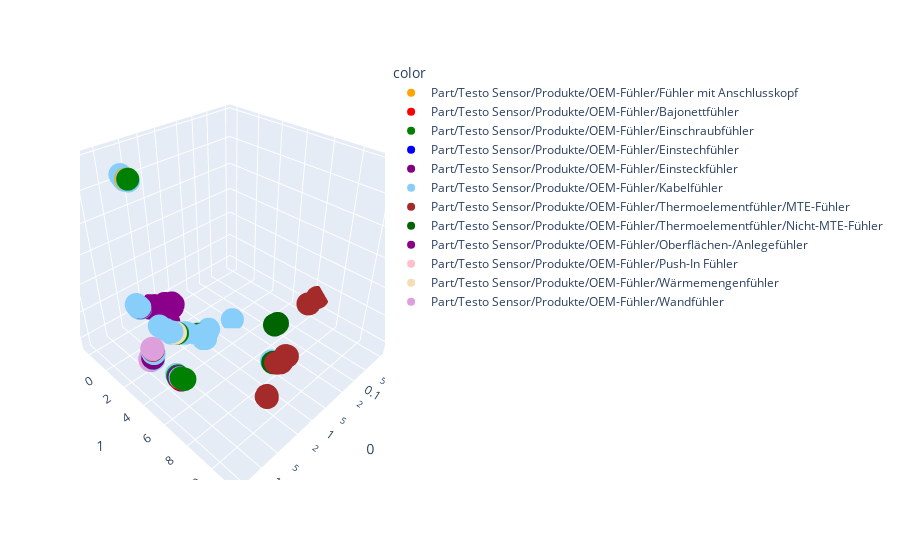
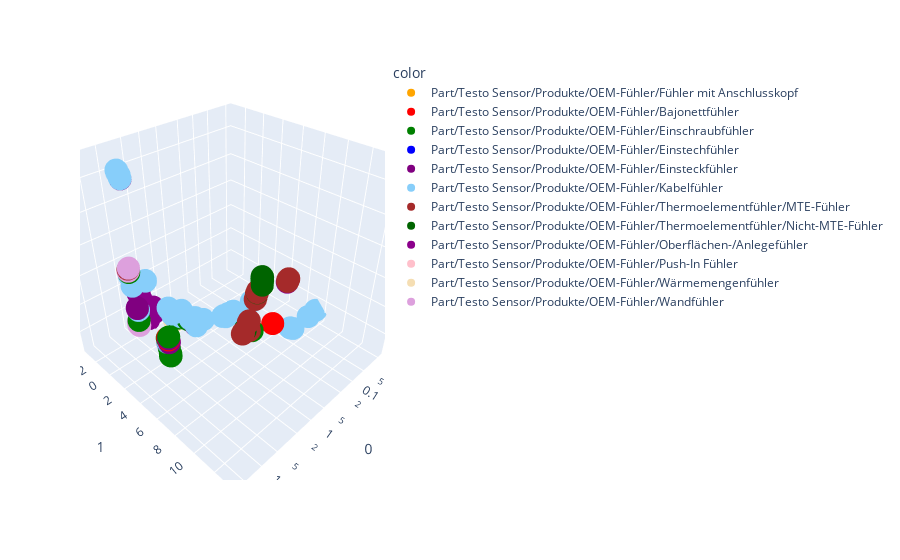
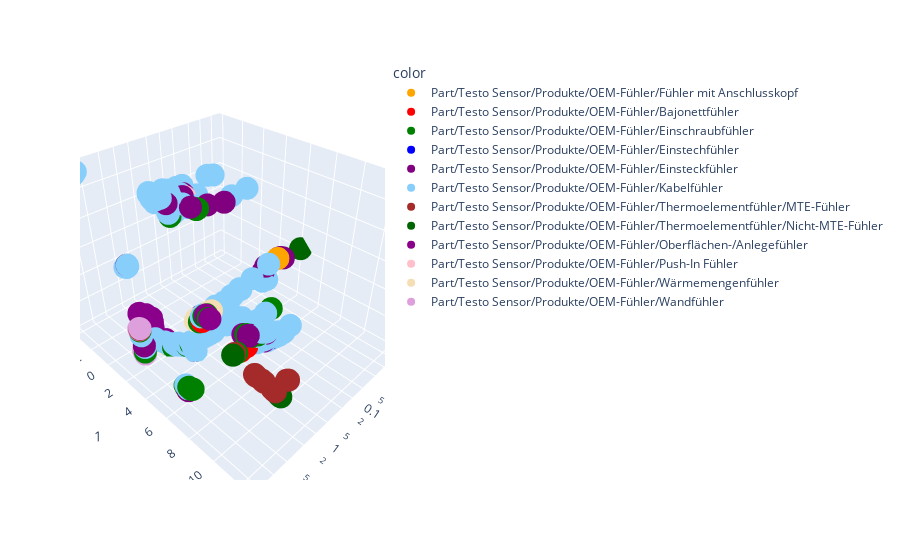

The notebook cell these images were saved under, in order:
### Code cell
for i in range(3):
    embedding = reducer.fit_transform(scaled_data)
    
    fig = px.scatter_3d(embedding, x=0, y=1, z=2, color=preprocessed_data_Y, color_discrete_sequence=[ "orange", "red", "green", "blue", "purple","lightskyblue", "brown", "darkgreen","darkmagenta","pink", "wheat","plum"  ], log_x= True)
    fig.show()

### Figure 1 — Plotly figure (JSON) as saved in the notebook; plotly's stock layout.template omitted (floating-point values rounded to 4 significant figures; data arrays with more than 128 entries replaced by an {"elided": "..."} marker saying what was removed)
{"data": [{"hovertemplate": "color=Part/Testo Sensor/Produkte/OEM-Fühler/Fühler mit Anschlusskopf<br>0=%{x}<br>1=%{y}<br>2=%{z}<extra></extra>", "legendgroup": "Part/Testo Sensor/Produkte/OEM-Fühler/Fühler mit Anschlusskopf", "marker": {"color": "orange", "symbol": "circle"}, "mode": "markers", "name": "Part/Testo Sensor/Produkte/OEM-Fühler/Fühler mit Anschlusskopf", "scene": "scene", "showlegend": true, "type": "scatter3d", "x": [-2.904, -2.179, 6.403, 6.421], "y": [3.46, 2.733, 0.9593, 0.9359], "z": [0.2769, 0.2917, 9.62, 9.661]}, {"hovertemplate": "color=Part/Testo Sensor/Produkte/OEM-Fühler/Bajonettfühler<br>0=%{x}<br>1=%{y}<br>2=%{z}<extra></extra>", "legendgroup": "Part/Testo Sensor/Produkte/OEM-Fühler/Bajonettfühler", "marker": {"color": "red", "symbol": "circle"}, "mode": "markers", "name": "Part/Testo Sensor/Produkte/OEM-Fühler/Bajonettfühler", "scene": "scene", "showlegend": true, "type": "scatter3d", "x": [19.74, 19.81, 19.74, -0.3289, -0.7094, -1.209, 19.73], "y": [6.968, 6.933, 7.053, 6.265, 6.509, 3.225, 6.989], "z": [1.063, 1.109, 1.089, -1.496, -1.749, -0.3078, 1.053]}, {"hovertemplate": "color=Part/Testo Sensor/Produkte/OEM-Fühler/Einschraubfühler<br>0=%{x}<br>1=%{y}<br>2=%{z}<extra></extra>", "legendgroup": "Part/Testo Sensor/Produkte/OEM-Fühler/Einschraubfühler", "marker": {"color": "green", "symbol": "circle"}, "mode": "markers", "name": "Part/Testo Sensor/Produkte/OEM-Fühler/Einschraubfühler", "scene": "scene", "showlegend": true, "type": "scatter3d", "x": [-4.442, -4.453, -2.871, -2.045, -2.856, 1.811, 19.98, 1.897, 20.36, -4.496, -4.497, -4.569, -4.535, -4.529, -2.278, -2.229, 19.98, 20.02, 20.03, 20.1, 20.01, 20.01, -2.163, -2.228, 20.04, -4.013, 19.99, 19.68, 19.77, 21.58, -1.793, -1.026, -0.1506, -3.187, -3.243, -3.278, 6.269, -2.142, -0.819, 1.063, 0.9075, 19.94, -0.7681, -3.586, -0.887], "y": [4.445, 4.422, 3.459, 2.714, 3.563, 1.078, 7.144, 0.891, 4.833, 4.474, 4.538, 4.558, 4.366, 4.441, 2.772, 2.697, 7.346, 7.373, 7.398, 7.465, 7.364, 7.376, 2.696, 2.684, 7.428, 4.456, 7.37, 7.072, 6.88, 4.747, 4.807, 3.174, 6.307, 2.047, 2.119, 2.161, 1.064, 1.594, 6.727, 1.992, 2.181, 6.853, 6.955, 5.278, 6.753], "z": [1.583, 1.611, 0.3162, 0.5157, -0.06175, -2.403, 1.26, -2.436, 1.749, 1.622, 1.716, 1.676, 1.529, 1.561, 0.4462, 0.3548, 1.301, 1.336, 1.348, 1.417, 1.326, 1.331, 0.3523, 0.3752, 1.367, 1.358, 1.315, 1.031, 1.063, 0.9682, -2.41, -0.3404, -1.286, 5.125, 5.012, 4.994, 9.674, 5.567, -1.747, -2.556, -2.599, 1.193, -2.189, 1.236, -1.979]}, {"hovertemplate": "color=Part/Testo Sensor/Produkte/OEM-Fühler/Einstechfühler<br>0=%{x}<br>1=%{y}<br>2=%{z}<extra></extra>", "legendgroup": "Part/Testo Sensor/Produkte/OEM-Fühler/Einstechfühler", "marker": {"color": "blue", "symbol": "circle"}, "mode": "markers", "name": "Part/Testo Sensor/Produkte/OEM-Fühler/Einstechfühler", "scene": "scene", "showlegend": true, "type": "scatter3d", "x": [-2.19], "y": [2.696], "z": [0.3504]}, {"hovertemplate": "color=Part/Testo Sensor/Produkte/OEM-Fühler/Einsteckfühler<br>0=%{x}<br>1=%{y}<br>2=%{z}<extra></extra>", "legendgroup": "Part/Testo Sensor/Produkte/OEM-Fühler/Einsteckfühler", "marker": {"color": "purple", "symbol": "circle"}, "mode": "markers", "name": "Part/Testo Sensor/Produkte/OEM-Fühler/Einsteckfühler", "scene": "scene", "showlegend": true, "type": "scatter3d", "x": [19.7, -5.598, 19.87, 19.92, -2.487, -2.414, -2.264, -2.615, -2.221, -2.113, -2.075, -2.373, -3.429, -3.013, -4.465, -4.453, -4.467, -3.783, -3.849, -4.387, 19.69, -4.557, -0.8284, -0.7964, -0.8214, -4.619, -4.587, -4.613, -4.248, 19.88, -2.604, 19.89, -3.322, -2.132, -5.788, -5.75, -3.072, -5.765, -5.732, -5.731, -5.835, 21.18, 19.72, 21.14, -4.614, -3.182, -5.695, -5.789, 4.598], "y": [7.094, 4.773, 6.946, 6.829, 3.843, 4.014, 4.128, 3.83, 4.128, 4.086, 4.556, 4.038, 2.368, 1.671, 4.977, 4.98, 4.985, 5.318, 5.292, 4.933, 7.097, 4.564, 6.768, 6.733, 6.802, 4.678, 4.71, 4.705, 4.448, 6.923, 1.382, 6.876, 2.258, 2.644, 4.781, 4.746, 1.674, 4.756, 4.722, 4.728, 4.81, 4.87, 7.009, 4.903, 4.631, 2.014, 4.689, 4.759, -0.3352], "z": [1.05, 2.756, 1.136, 1.185, 0.03365, -0.04773, -0.1971, 0.1299, -0.2474, -0.4004, -0.265, -0.09062, 4.784, 6.237, 1.992, 2.042, 1.998, 1.413, 1.487, 2.039, 1.039, 1.657, -1.84, -1.789, -1.872, 1.715, 1.745, 1.746, 1.798, 1.169, 6.106, 1.166, 4.978, 0.4241, 2.767, 2.73, 6.108, 2.744, 2.708, 2.713, 2.807, 1.152, 1.051, 1.176, 1.681, 5.22, 2.672, 2.753, 0.02374]}, {"hovertemplate": "color=Part/Testo Sensor/Produkte/OEM-Fühler/Kabelfühler<br>0=%{x}<br>1=%{y}<br>2=%{z}<extra></extra>", "legendgroup": "Part/Testo Sensor/Produkte/OEM-Fühler/Kabelfühler", "marker": {"color": "lightskyblue", "symbol": "circle"}, "mode": "markers", "name": "Part/Testo Sensor/Produkte/OEM-Fühler/Kabelfühler", "scene": "scene", "showlegend": true, "type": "scatter3d", "x": {"elided": "389 float values"}, "y": {"elided": "389 float values"}, "z": {"elided": "389 float values"}}, {"hovertemplate": "color=Part/Testo Sensor/Produkte/OEM-Fühler/Thermoelementfühler/MTE-Fühler<br>0=%{x}<br>1=%{y}<br>2=%{z}<extra></extra>", "legendgroup": "Part/Testo Sensor/Produkte/OEM-Fühler/Thermoelementfühler/MTE-Fühler", "marker": {"color": "brown", "symbol": "circle"}, "mode": "markers", "name": "Part/Testo Sensor/Produkte/OEM-Fühler/Thermoelementfühler/MTE-Fühler", "scene": "scene", "showlegend": true, "type": "scatter3d", "x": [3.713, 3.715, 3.685, 3.677, 3.585, 3.588, 3.6, 3.176, 3.198, 3.755, 3.738, 3.592, 3.576, 3.723, 20.34, 3.541, 3.457, 0.03459, 0.02027, 3.063, 3.022, -0.0228, 3.544, 3.537, 3.556, 3.502, 3.525, 3.505, 3.525, 3.074, 3.05, 20.45, 0.03539, 3.508, 3.134, 3.594, 3.49, 3.753, 3.798, -2.14], "y": [10.36, 10.36, 10.34, 10.33, 11.13, 11.06, 11.07, 10.64, 10.66, 10.33, 10.38, 11.09, 11.1, 10.37, 4.847, 11.29, 11.38, 6.422, 6.379, 10.53, 10.49, 6.403, 11.29, 11.3, 11.29, 11.34, 11.31, 11.33, 11.33, 10.54, 10.51, 4.893, 6.369, 11.34, 10.6, 11.07, 11.32, 10.4, 10.42, 4.697], "z": [-0.09804, -0.1009, -0.1074, -0.07472, 2.963, 2.84, 2.905, 2.353, 2.379, -0.1382, -0.07841, 2.879, 2.91, -0.09835, 1.782, 3.481, 3.468, -1.043, -1.069, 2.237, 2.198, -1.113, 3.427, 3.486, 3.457, 3.452, 3.45, 3.439, 3.476, 2.247, 2.225, 1.708, -1.057, 3.48, 2.316, 2.863, 3.429, -0.1066, -0.1222, -0.1898]}, {"hovertemplate": "color=Part/Testo Sensor/Produkte/OEM-Fühler/Thermoelementfühler/Nicht-MTE-Fühler<br>0=%{x}<br>1=%{y}<br>2=%{z}<extra></extra>", "legendgroup": "Part/Testo Sensor/Produkte/OEM-Fühler/Thermoelementfühler/Nicht-MTE-Fühler", "marker": {"color": "darkgreen", "symbol": "circle"}, "mode": "markers", "name": "Part/Testo Sensor/Produkte/OEM-Fühler/Thermoelementfühler/Nicht-MTE-Fühler", "scene": "scene", "showlegend": true, "type": "scatter3d", "x": [-2.011, 0.2294, 3.044, 2.871, 2.869, 0.2185, 0.2075, 0.2288, 2.86, 2.835, 2.821, 2.869, 2.792, 2.835, 2.816, 2.84, 0.1971], "y": [4.213, 6.364, 10.51, 10.26, 10.26, 6.366, 6.382, 6.355, 10.25, 10.22, 10.21, 10.26, 10.18, 10.22, 10.2, 10.23, 6.365], "z": [-0.4149, -0.8037, 2.223, 1.981, 1.975, -0.8159, -0.8268, -0.802, 1.961, 1.964, 1.927, 1.978, 1.894, 1.939, 1.917, 1.936, -0.8417]}, {"hovertemplate": "color=Part/Testo Sensor/Produkte/OEM-Fühler/Oberflächen-/Anlegefühler<br>0=%{x}<br>1=%{y}<br>2=%{z}<extra></extra>", "legendgroup": "Part/Testo Sensor/Produkte/OEM-Fühler/Oberflächen-/Anlegefühler", "marker": {"color": "darkmagenta", "symbol": "circle"}, "mode": "markers", "name": "Part/Testo Sensor/Produkte/OEM-Fühler/Oberflächen-/Anlegefühler", "scene": "scene", "showlegend": true, "type": "scatter3d", "x": [3.747, 0.7433, 0.9437, 1.656, 1.676, 1.302, 1.322, 0.7936, 0.8159, 0.7169, 0.8994, 0.8484, 1.687, 0.9301, 1.019, 0.9845, 1.313, 1.706, 1.013, 1.426, -0.7099, -2.092, 1.282, 1.133, 1.195, -3.654, 1.651, 1.11, 1.428, 0.963, -1.871, 1.155, 1.283, 1.146, 1.219, -1.828, 1.559, 1.564, 1.293, -1.362, -1.018, 0.9871, 1.245, 0.8996, -0.799, 0.7383, 0.7646, 1.369, 1.406, -2.075, 1.28, 1.32, 0.9646, -3.688, 0.9957, 1.239, 1.264, 1.724, 1.267, 1.212, 1.189, 1.648, 1.017], "y": [10.39, -1.41, -1.754, -2.278, -2.256, -1.045, -1.028, -1.742, -1.725, -1.668, -1.765, -1.214, -2.239, -1.646, 2.613, -1.763, -1.119, -2.139, -1.89, -2.129, 6.516, 2.541, -1.721, -1.813, -1.386, 5.387, -2.286, -1.771, -2.163, -1.782, 6.203, -1.605, -1.641, -1.673, -1.669, 6.161, -0.1997, -0.1865, -1.694, 2.865, 2.827, -1.894, -1.357, -1.945, 7.146, -1.423, -1.368, -2.16, -0.7036, 2.825, -1.346, -2.066, -1.829, 5.336, -1.811, -1.646, -1.368, -2.202, -1.308, -1.745, -1.789, -2.296, -1.633], "z": [-0.1226, -2.275, -2.607, -2.041, -2.059, -2.351, -2.372, -2.337, -2.407, -2.309, -2.515, -2.286, -2.074, -2.185, -2.557, -2.256, -2.364, -2.127, -2.336, -2.122, -1.484, 0.4722, -2.641, -2.57, -2.331, 1.437, -2.035, -2.378, -2.111, -2.3, -2.495, -2.428, -2.531, -2.51, -2.49, -2.462, -2.368, -2.369, -2.526, -0.6587, -0.704, -2.322, -2.379, -2.267, -2.556, -2.274, -2.267, -2.144, -2.368, 0.6089, -2.424, -2.217, -2.245, 1.347, -2.345, -2.536, -2.431, -2.102, -2.402, -2.556, -2.595, -2.026, -2.33]}, {"hovertemplate": "color=Part/Testo Sensor/Produkte/OEM-Fühler/Push-In Fühler<br>0=%{x}<br>1=%{y}<br>2=%{z}<extra></extra>", "legendgroup": "Part/Testo Sensor/Produkte/OEM-Fühler/Push-In Fühler", "marker": {"color": "pink", "symbol": "circle"}, "mode": "markers", "name": "Part/Testo Sensor/Produkte/OEM-Fühler/Push-In Fühler", "scene": "scene", "showlegend": true, "type": "scatter3d", "x": [-3.09, -3.101, -4.438, -2.596], "y": [1.722, 1.726, 5.057, 4.085], "z": [6.018, 6.095, 2.098, 0.2404]}, {"hovertemplate": "color=Part/Testo Sensor/Produkte/OEM-Fühler/Wärmemengenfühler<br>0=%{x}<br>1=%{y}<br>2=%{z}<extra></extra>", "legendgroup": "Part/Testo Sensor/Produkte/OEM-Fühler/Wärmemengenfühler", "marker": {"color": "wheat", "symbol": "circle"}, "mode": "markers", "name": "Part/Testo Sensor/Produkte/OEM-Fühler/Wärmemengenfühler", "scene": "scene", "showlegend": true, "type": "scatter3d", "x": [-2.184, -2.103, -1.911, -1.072, -2.119, -2.109, -1.992, -1.072, -2.241, -2.123, -1.988, -1.094, -2.154, -2.171, -2.014, -1.004, -0.8924, 1.942, -1.007, 2.004, -1.031, 2.009, -1.077, 1.941], "y": [2.78, 2.801, 2.888, 3.076, 2.8, 2.843, 2.828, 3.017, 2.91, 2.85, 2.816, 3.087, 2.804, 2.837, 2.793, 3.031, 3.011, 1.015, 3.036, 0.9974, 3.024, 0.9886, 3.032, 1.007], "z": [-0.2383, -0.3049, -0.3617, -0.4263, -0.2776, -0.3297, -0.3336, -0.4554, -0.3161, -0.3343, -0.3363, -0.3926, -0.2667, -0.2529, -0.3367, -0.4434, -0.5198, -2.346, -0.4173, -2.285, -0.4509, -2.265, -0.4636, -2.344]}, {"hovertemplate": "color=Part/Testo Sensor/Produkte/OEM-Fühler/Wandfühler<br>0=%{x}<br>1=%{y}<br>2=%{z}<extra></extra>", "legendgroup": "Part/Testo Sensor/Produkte/OEM-Fühler/Wandfühler", "marker": {"color": "plum", "symbol": "circle"}, "mode": "markers", "name": "Part/Testo Sensor/Produkte/OEM-Fühler/Wandfühler", "scene": "scene", "showlegend": true, "type": "scatter3d", "x": [21.66, 21.69, 20.32, 21.73, 21.7, 21.62, 21.69, 20.38, 21.72, 20.36, 21.67, 20.37, 21.75, 21.6, 20.39, 20.31, 21.66, 20.34, 20.3, 21.61, 21.69, 20.29, 20.32], "y": [4.705, 4.675, 4.854, 4.642, 4.665, 4.717, 4.695, 4.874, 4.754, 4.809, 4.681, 4.879, 4.724, 4.756, 4.842, 4.807, 4.662, 4.845, 4.874, 4.626, 4.662, 4.891, 4.774], "z": [0.9402, 0.9041, 1.751, 0.9869, 0.8971, 0.9567, 0.8848, 1.743, 0.9836, 1.804, 0.9101, 1.808, 0.9541, 0.9107, 1.813, 1.775, 0.9395, 1.785, 1.825, 0.854, 0.8928, 1.718, 1.764]}], "layout": {"legend": {"title": {"text": "color"}, "tracegroupgap": 0}, "margin": {"t": 60}, "scene": {"domain": {"x": [0, 1], "y": [0, 1]}, "xaxis": {"title": {"text": "0"}, "type": "log"}, "yaxis": {"title": {"text": "1"}}, "zaxis": {"title": {"text": "2"}}}}}

### Figure 2 — Plotly figure (JSON) as saved in the notebook; plotly's stock layout.template omitted (floating-point values rounded to 4 significant figures; data arrays with more than 128 entries replaced by an {"elided": "..."} marker saying what was removed)
{"data": [{"hovertemplate": "color=Part/Testo Sensor/Produkte/OEM-Fühler/Fühler mit Anschlusskopf<br>0=%{x}<br>1=%{y}<br>2=%{z}<extra></extra>", "legendgroup": "Part/Testo Sensor/Produkte/OEM-Fühler/Fühler mit Anschlusskopf", "marker": {"color": "orange", "symbol": "circle"}, "mode": "markers", "name": "Part/Testo Sensor/Produkte/OEM-Fühler/Fühler mit Anschlusskopf", "scene": "scene", "showlegend": true, "type": "scatter3d", "x": [-2.072, -1.81, -1.381, -1.359], "y": [4.384, 3.444, -0.9599, -0.9718], "z": [1.902, 1.545, 13.98, 13.96]}, {"hovertemplate": "color=Part/Testo Sensor/Produkte/OEM-Fühler/Bajonettfühler<br>0=%{x}<br>1=%{y}<br>2=%{z}<extra></extra>", "legendgroup": "Part/Testo Sensor/Produkte/OEM-Fühler/Bajonettfühler", "marker": {"color": "red", "symbol": "circle"}, "mode": "markers", "name": "Part/Testo Sensor/Produkte/OEM-Fühler/Bajonettfühler", "scene": "scene", "showlegend": true, "type": "scatter3d", "x": [20.32, 20.46, 20.39, 0.3104, -0.2361, -0.7784, 20.38], "y": [7.023, 7.021, 7.091, 7.657, 7.815, 3.694, 7.041], "z": [1.293, 1.317, 1.258, -0.3971, -0.4965, 1.172, 1.324]}, {"hovertemplate": "color=Part/Testo Sensor/Produkte/OEM-Fühler/Einschraubfühler<br>0=%{x}<br>1=%{y}<br>2=%{z}<extra></extra>", "legendgroup": "Part/Testo Sensor/Produkte/OEM-Fühler/Einschraubfühler", "marker": {"color": "green", "symbol": "circle"}, "mode": "markers", "name": "Part/Testo Sensor/Produkte/OEM-Fühler/Einschraubfühler", "scene": "scene", "showlegend": true, "type": "scatter3d", "x": [-3.364, -3.262, -2.164, -1.87, -1.582, 2.573, 20.51, 2.691, 23.73, -3.444, -3.475, -3.412, -3.397, -3.374, -1.813, -1.787, 20.44, 20.45, 20.44, 20.45, 20.43, 20.45, -1.682, -1.828, 20.48, -2.812, 20.45, 20.27, 20.41, 23.1, -0.7899, -0.4745, 0.98, -2.303, -2.316, -2.314, -1.501, -1.487, -0.8928, 2.105, 1.958, 20.54, -1.132, -2.536, -0.9323], "y": [4.629, 4.546, 4.391, 3.442, 5.199, 1.974, 7.092, 1.639, 4.096, 4.669, 4.694, 4.669, 4.605, 4.58, 3.366, 3.4, 7.182, 7.141, 7.161, 7.169, 7.182, 7.166, 3.461, 3.369, 7.138, 4.707, 7.186, 7.001, 7.131, 4.41, 5.755, 3.715, 7.887, 1.225, 1.323, 1.275, -0.7804, 0.9021, 7.796, 2.643, 2.837, 6.981, 8.115, 5.68, 7.915], "z": [3.112, 3.021, 2.044, 1.537, -0.3398, -0.3941, 0.9967, -0.4207, 2.781, 3.083, 3.133, 3.119, 3.114, 3.06, 1.621, 1.635, 0.7577, 0.8078, 0.7742, 0.7557, 0.7876, 0.7687, 1.591, 1.632, 0.7317, 2.758, 0.7332, 1.205, 1.367, 1.311, -0.7199, 1.227, 0.02825, 5.12, 5.038, 5.059, 14.02, 5.639, -0.0998, -0.3937, -0.4515, 1.293, -0.3619, 2.817, -0.2419]}, {"hovertemplate": "color=Part/Testo Sensor/Produkte/OEM-Fühler/Einstechfühler<br>0=%{x}<br>1=%{y}<br>2=%{z}<extra></extra>", "legendgroup": "Part/Testo Sensor/Produkte/OEM-Fühler/Einstechfühler", "marker": {"color": "blue", "symbol": "circle"}, "mode": "markers", "name": "Part/Testo Sensor/Produkte/OEM-Fühler/Einstechfühler", "scene": "scene", "showlegend": true, "type": "scatter3d", "x": [-1.732], "y": [3.418], "z": [1.636]}, {"hovertemplate": "color=Part/Testo Sensor/Produkte/OEM-Fühler/Einsteckfühler<br>0=%{x}<br>1=%{y}<br>2=%{z}<extra></extra>", "legendgroup": "Part/Testo Sensor/Produkte/OEM-Fühler/Einsteckfühler", "marker": {"color": "purple", "symbol": "circle"}, "mode": "markers", "name": "Part/Testo Sensor/Produkte/OEM-Fühler/Einsteckfühler", "scene": "scene", "showlegend": true, "type": "scatter3d", "x": [20.3, -4.551, 20.51, 20.51, -1.563, -1.403, -1.338, -1.802, -1.272, -1.061, -0.9757, -1.409, -2.411, -1.95, -3.341, -3.351, -3.297, -2.847, -2.784, -3.272, 20.3, -3.529, -0.8855, -0.9247, -0.9325, -3.423, -3.445, -3.49, -3.158, 20.43, -1.781, 20.42, -2.251, -1.796, -4.873, -4.797, -1.946, -4.837, -4.875, -4.822, -4.846, 23.12, 20.37, 23.13, -3.516, -2.21, -4.803, -4.823, 6.701], "y": [7.035, 5.015, 6.997, 7.028, 4.791, 4.932, 5.014, 4.672, 5.058, 5.129, 5.399, 4.961, 1.573, 0.2689, 5.139, 5.142, 5.105, 5.589, 5.643, 5.109, 7.098, 4.715, 7.826, 7.872, 7.901, 4.879, 4.869, 4.823, 4.571, 7.108, 0.3408, 7.076, 1.286, 3.374, 4.994, 5.067, 0.314, 5.04, 5.078, 5.033, 5.051, 4.41, 7.136, 4.409, 4.739, 1.085, 5.036, 5.02, -0.0968], "z": [1.177, 4.629, 1.178, 1.31, 1.729, 1.715, 1.698, 1.872, 1.658, 1.479, 1.61, 1.728, 5.031, 5.193, 3.527, 3.505, 3.549, 3.094, 3.04, 3.603, 1.162, 3.074, -0.1196, -0.1521, -0.1965, 3.311, 3.261, 3.231, 3.28, 1.301, 5.599, 1.314, 5.187, 1.634, 4.725, 4.675, 5.266, 4.682, 4.731, 4.675, 4.697, 1.708, 1.188, 1.73, 3.217, 5.124, 4.674, 4.676, 4.323]}, {"hovertemplate": "color=Part/Testo Sensor/Produkte/OEM-Fühler/Kabelfühler<br>0=%{x}<br>1=%{y}<br>2=%{z}<extra></extra>", "legendgroup": "Part/Testo Sensor/Produkte/OEM-Fühler/Kabelfühler", "marker": {"color": "lightskyblue", "symbol": "circle"}, "mode": "markers", "name": "Part/Testo Sensor/Produkte/OEM-Fühler/Kabelfühler", "scene": "scene", "showlegend": true, "type": "scatter3d", "x": {"elided": "389 float values"}, "y": {"elided": "389 float values"}, "z": {"elided": "389 float values"}}, {"hovertemplate": "color=Part/Testo Sensor/Produkte/OEM-Fühler/Thermoelementfühler/MTE-Fühler<br>0=%{x}<br>1=%{y}<br>2=%{z}<extra></extra>", "legendgroup": "Part/Testo Sensor/Produkte/OEM-Fühler/Thermoelementfühler/MTE-Fühler", "marker": {"color": "brown", "symbol": "circle"}, "mode": "markers", "name": "Part/Testo Sensor/Produkte/OEM-Fühler/Thermoelementfühler/MTE-Fühler", "scene": "scene", "showlegend": true, "type": "scatter3d", "x": [4.1, 4.116, 4.153, 4.163, 3.927, 3.935, 3.938, 3.233, 3.215, 4.119, 4.064, 3.943, 3.954, 4.085, 23.81, 3.929, 3.969, 1.237, 1.242, 3.032, 2.991, 1.247, 3.908, 3.943, 3.939, 3.955, 3.991, 3.936, 3.924, 2.933, 2.951, 23.79, 1.184, 3.9, 3.142, 3.941, 3.964, 4.12, 4.101, -0.8592], "y": [13.27, 13.29, 13.33, 13.34, 10.43, 10.47, 10.4, 10.51, 10.51, 13.29, 13.23, 10.46, 10.41, 13.26, 4.083, 9.932, 9.97, 8.051, 8.064, 10.47, 10.5, 8.063, 9.91, 9.952, 9.941, 9.968, 9.986, 9.954, 9.925, 10.49, 10.49, 4.104, 8.0, 9.984, 10.51, 10.46, 9.921, 13.26, 13.26, 5.554], "z": [3.616, 3.631, 3.67, 3.679, 1.753, 1.797, 1.727, 2.371, 2.375, 3.632, 3.577, 1.783, 1.73, 3.599, 2.875, 1.241, 1.278, 0.2218, 0.2343, 2.508, 2.538, 0.2324, 1.217, 1.26, 1.248, 1.274, 1.293, 1.262, 1.233, 2.582, 2.573, 2.891, 0.1672, 1.291, 2.431, 1.78, 1.229, 3.633, 3.615, 1.536]}, {"hovertemplate": "color=Part/Testo Sensor/Produkte/OEM-Fühler/Thermoelementfühler/Nicht-MTE-Fühler<br>0=%{x}<br>1=%{y}<br>2=%{z}<extra></extra>", "legendgroup": "Part/Testo Sensor/Produkte/OEM-Fühler/Thermoelementfühler/Nicht-MTE-Fühler", "marker": {"color": "darkgreen", "symbol": "circle"}, "mode": "markers", "name": "Part/Testo Sensor/Produkte/OEM-Fühler/Thermoelementfühler/Nicht-MTE-Fühler", "scene": "scene", "showlegend": true, "type": "scatter3d", "x": [-0.9238, 1.561, 3.0, 2.542, 2.501, 1.602, 1.566, 1.545, 2.561, 2.511, 2.538, 2.46, 2.641, 2.497, 2.5, 2.469, 1.549], "y": [5.19, 8.173, 10.5, 10.51, 10.47, 8.224, 8.159, 8.161, 10.56, 10.49, 10.56, 10.45, 10.63, 10.5, 10.52, 10.49, 8.165], "z": [1.328, 0.3868, 2.531, 2.833, 2.874, 0.4316, 0.3715, 0.3766, 2.799, 2.859, 2.817, 2.908, 2.724, 2.868, 2.852, 2.899, 0.3827]}, {"hovertemplate": "color=Part/Testo Sensor/Produkte/OEM-Fühler/Oberflächen-/Anlegefühler<br>0=%{x}<br>1=%{y}<br>2=%{z}<extra></extra>", "legendgroup": "Part/Testo Sensor/Produkte/OEM-Fühler/Oberflächen-/Anlegefühler", "marker": {"color": "darkmagenta", "symbol": "circle"}, "mode": "markers", "name": "Part/Testo Sensor/Produkte/OEM-Fühler/Oberflächen-/Anlegefühler", "scene": "scene", "showlegend": true, "type": "scatter3d", "x": [4.034, 1.812, 2.318, 2.679, 2.638, 2.221, 2.21, 2.095, 2.162, 2.161, 2.289, 1.835, 2.662, 2.14, 1.988, 2.273, 2.184, 2.62, 2.398, 2.511, -0.893, -1.838, 2.53, 2.489, 2.094, -2.59, 2.646, 2.316, 2.476, 2.271, -0.02826, 2.284, 2.29, 2.292, 2.342, -0.0304, 2.249, 2.303, 2.336, -0.6683, -0.3243, 2.366, 2.248, 2.194, -1.307, 1.793, 1.79, 2.481, 2.233, -1.917, 2.293, 2.468, 2.273, -2.69, 2.285, 2.457, 2.333, 2.634, 2.244, 2.499, 2.505, 2.671, 2.126], "y": [13.2, -2.693, -2.863, -3.204, -3.162, -2.196, -2.134, -2.943, -3.028, -2.985, -3.009, -2.435, -3.186, -2.653, 3.38, -2.807, -2.29, -3.091, -2.814, -3.049, 7.774, 3.308, -2.677, -2.767, -2.367, 5.739, -3.172, -2.889, -3.012, -2.8, 7.379, -2.673, -2.609, -2.656, -2.632, 7.343, -1.714, -1.677, -2.583, 3.804, 3.603, -2.901, -2.396, -2.993, 8.335, -2.657, -2.564, -3.033, -1.982, 3.359, -2.369, -3.004, -2.872, 5.758, -2.83, -2.59, -2.423, -3.159, -2.38, -2.725, -2.745, -3.194, -2.668], "z": [3.549, -1.223, -1.565, -0.4962, -0.5269, -1.217, -1.192, -1.387, -1.447, -1.421, -1.584, -1.182, -0.5029, -1.19, -0.4564, -1.328, -1.268, -0.5519, -1.44, -0.8054, 0.08139, 1.677, -1.667, -1.639, -1.18, 3.057, -0.5322, -1.364, -0.8832, -1.242, -1.435, -1.378, -1.436, -1.416, -1.413, -1.324, -1.058, -1.092, -1.624, 0.8993, 0.8764, -1.372, -1.315, -1.264, -0.5936, -1.219, -1.18, -0.879, -1.16, 1.588, -1.371, -0.9676, -1.334, 2.967, -1.316, -1.578, -1.369, -0.5221, -1.335, -1.632, -1.624, -0.4941, -1.326]}, {"hovertemplate": "color=Part/Testo Sensor/Produkte/OEM-Fühler/Push-In Fühler<br>0=%{x}<br>1=%{y}<br>2=%{z}<extra></extra>", "legendgroup": "Part/Testo Sensor/Produkte/OEM-Fühler/Push-In Fühler", "marker": {"color": "pink", "symbol": "circle"}, "mode": "markers", "name": "Part/Testo Sensor/Produkte/OEM-Fühler/Push-In Fühler", "scene": "scene", "showlegend": true, "type": "scatter3d", "x": [-1.955, -1.925, -3.407, -1.547], "y": [0.34, 0.2692, 5.259, 4.893], "z": [5.289, 5.306, 3.634, 1.911]}, {"hovertemplate": "color=Part/Testo Sensor/Produkte/OEM-Fühler/Wärmemengenfühler<br>0=%{x}<br>1=%{y}<br>2=%{z}<extra></extra>", "legendgroup": "Part/Testo Sensor/Produkte/OEM-Fühler/Wärmemengenfühler", "marker": {"color": "wheat", "symbol": "circle"}, "mode": "markers", "name": "Part/Testo Sensor/Produkte/OEM-Fühler/Wärmemengenfühler", "scene": "scene", "showlegend": true, "type": "scatter3d", "x": [-1.493, -1.466, -1.342, -0.5616, -1.504, -1.492, -1.299, -0.4933, -1.526, -1.421, -1.359, -0.4333, -1.53, -1.467, -1.307, -0.4592, -0.3801, 2.729, -0.472, 2.765, -0.3631, 2.711, -0.5275, 2.788], "y": [3.937, 3.894, 3.827, 3.622, 3.898, 3.913, 3.81, 3.679, 3.928, 3.873, 3.815, 3.62, 3.927, 3.869, 3.812, 3.646, 3.599, 1.775, 3.616, 1.733, 3.501, 1.82, 3.641, 1.749], "z": [0.9133, 0.9146, 1.037, 1.201, 0.9403, 0.9089, 1.083, 1.147, 0.9146, 0.9691, 1.033, 1.131, 0.8884, 0.9887, 1.1, 1.169, 1.123, -0.4498, 1.152, -0.4917, 1.047, -0.4829, 1.098, -0.4712]}, {"hovertemplate": "color=Part/Testo Sensor/Produkte/OEM-Fühler/Wandfühler<br>0=%{x}<br>1=%{y}<br>2=%{z}<extra></extra>", "legendgroup": "Part/Testo Sensor/Produkte/OEM-Fühler/Wandfühler", "marker": {"color": "plum", "symbol": "circle"}, "mode": "markers", "name": "Part/Testo Sensor/Produkte/OEM-Fühler/Wandfühler", "scene": "scene", "showlegend": true, "type": "scatter3d", "x": [23.13, 23.14, 23.81, 23.15, 23.16, 23.19, 23.09, 23.7, 23.13, 23.78, 23.11, 23.71, 23.18, 23.14, 23.74, 23.72, 23.09, 23.69, 23.7, 23.19, 23.14, 23.82, 23.7], "y": [4.373, 4.354, 4.138, 4.338, 4.327, 4.308, 4.399, 4.041, 4.358, 4.114, 4.384, 4.041, 4.314, 4.35, 4.092, 4.057, 4.405, 4.027, 4.042, 4.308, 4.357, 4.149, 4.041], "z": [1.263, 1.194, 2.918, 1.182, 1.184, 1.231, 1.137, 2.804, 1.186, 2.884, 1.187, 2.84, 1.153, 1.174, 2.846, 2.829, 1.237, 2.834, 2.818, 1.223, 1.218, 2.925, 2.809]}], "layout": {"legend": {"title": {"text": "color"}, "tracegroupgap": 0}, "margin": {"t": 60}, "scene": {"domain": {"x": [0, 1], "y": [0, 1]}, "xaxis": {"title": {"text": "0"}, "type": "log"}, "yaxis": {"title": {"text": "1"}}, "zaxis": {"title": {"text": "2"}}}}}

### Figure 3 — Plotly figure (JSON) as saved in the notebook; plotly's stock layout.template omitted (floating-point values rounded to 4 significant figures; data arrays with more than 128 entries replaced by an {"elided": "..."} marker saying what was removed)
{"data": [{"hovertemplate": "color=Part/Testo Sensor/Produkte/OEM-Fühler/Fühler mit Anschlusskopf<br>0=%{x}<br>1=%{y}<br>2=%{z}<extra></extra>", "legendgroup": "Part/Testo Sensor/Produkte/OEM-Fühler/Fühler mit Anschlusskopf", "marker": {"color": "orange", "symbol": "circle"}, "mode": "markers", "name": "Part/Testo Sensor/Produkte/OEM-Fühler/Fühler mit Anschlusskopf", "scene": "scene", "showlegend": true, "type": "scatter3d", "x": [0.02933, 2.101, 8.344, 8.307], "y": [4.759, 5.021, -3.725, -3.762], "z": [3.186, 2.517, 9.369, 9.324]}, {"hovertemplate": "color=Part/Testo Sensor/Produkte/OEM-Fühler/Bajonettfühler<br>0=%{x}<br>1=%{y}<br>2=%{z}<extra></extra>", "legendgroup": "Part/Testo Sensor/Produkte/OEM-Fühler/Bajonettfühler", "marker": {"color": "red", "symbol": "circle"}, "mode": "markers", "name": "Part/Testo Sensor/Produkte/OEM-Fühler/Bajonettfühler", "scene": "scene", "showlegend": true, "type": "scatter3d", "x": [21.8, 21.83, 21.79, 1.548, 1.204, 1.894, 21.79], "y": [7.602, 7.468, 7.615, 7.438, 7.554, 4.518, 7.596], "z": [1.06, 1.202, 1.063, 0.922, 1.1, 1.61, 1.069]}, {"hovertemplate": "color=Part/Testo Sensor/Produkte/OEM-Fühler/Einschraubfühler<br>0=%{x}<br>1=%{y}<br>2=%{z}<extra></extra>", "legendgroup": "Part/Testo Sensor/Produkte/OEM-Fühler/Einschraubfühler", "marker": {"color": "green", "symbol": "circle"}, "mode": "markers", "name": "Part/Testo Sensor/Produkte/OEM-Fühler/Einschraubfühler", "scene": "scene", "showlegend": true, "type": "scatter3d", "x": [-0.8461, -0.8596, -0.01464, 2.13, -0.4832, 2.658, 21.69, 2.652, 21.55, -0.7712, -0.7974, -0.7979, -0.7276, -0.7381, 2.085, 2.178, 21.56, 21.53, 21.51, 21.49, 21.53, 21.52, 2.192, 2.123, 21.52, -0.5212, 21.45, 21.79, 21.79, 21.58, 0.08243, 1.968, 1.951, 0.2557, 0.2566, 0.2382, 8.378, 0.5954, 1.108, 1.855, 1.669, 21.79, 0.8078, -1.313, 0.952], "y": [5.079, 5.04, 4.819, 5.294, 5.393, 2.109, 7.688, 1.813, 3.651, 5.119, 5.103, 5.077, 5.049, 5.052, 5.121, 5.043, 7.888, 7.901, 7.944, 7.977, 7.939, 7.945, 4.967, 5.075, 7.941, 4.871, 8.021, 7.578, 7.463, 3.91, 5.771, 4.333, 7.492, 0.6949, 0.7591, 0.75, -3.682, -0.2447, 7.351, 2.875, 3.071, 7.394, 7.827, 4.763, 7.614], "z": [4.744, 4.685, 3.351, 2.439, 1.199, -1.817, 1.36, -1.69, 2.737, 4.756, 4.712, 4.723, 4.679, 4.709, 2.6, 2.549, 1.336, 1.355, 1.399, 1.408, 1.375, 1.394, 2.441, 2.536, 1.388, 3.98, 1.465, 1.118, 1.216, 1.289, 0.47, 1.497, 1.081, 6.629, 6.576, 6.589, 9.426, 6.219, 1.841, -1.513, -1.39, 1.274, 1.79, 3.703, 1.716]}, {"hovertemplate": "color=Part/Testo Sensor/Produkte/OEM-Fühler/Einstechfühler<br>0=%{x}<br>1=%{y}<br>2=%{z}<extra></extra>", "legendgroup": "Part/Testo Sensor/Produkte/OEM-Fühler/Einstechfühler", "marker": {"color": "blue", "symbol": "circle"}, "mode": "markers", "name": "Part/Testo Sensor/Produkte/OEM-Fühler/Einstechfühler", "scene": "scene", "showlegend": true, "type": "scatter3d", "x": [2.145], "y": [5.003], "z": [2.494]}, {"hovertemplate": "color=Part/Testo Sensor/Produkte/OEM-Fühler/Einsteckfühler<br>0=%{x}<br>1=%{y}<br>2=%{z}<extra></extra>", "legendgroup": "Part/Testo Sensor/Produkte/OEM-Fühler/Einsteckfühler", "marker": {"color": "purple", "symbol": "circle"}, "mode": "markers", "name": "Part/Testo Sensor/Produkte/OEM-Fühler/Einsteckfühler", "scene": "scene", "showlegend": true, "type": "scatter3d", "x": [21.76, -1.757, 21.72, 21.75, 0.04953, 0.01757, -0.008921, -0.01281, 0.01396, 0.04953, -0.1745, 0.02113, 0.06771, 0.2654, -1.394, -1.375, -1.401, -1.415, -1.435, -1.366, 21.77, -0.857, 1.077, 0.9998, 1.017, -1.074, -1.03, -1.054, -0.8698, 21.75, 0.6047, 21.8, 0.1398, 2.144, -1.739, -1.751, 0.2947, -1.74, -1.751, -1.756, -1.73, 21.62, 21.76, 21.62, -0.905, 0.2966, -1.791, -1.787, 5.458], "y": [7.647, 5.019, 7.509, 7.458, 4.455, 4.35, 4.405, 4.569, 4.29, 4.24, 3.988, 4.355, 1.099, -0.4202, 4.873, 4.874, 4.911, 4.893, 4.881, 4.902, 7.657, 5.16, 7.499, 7.541, 7.539, 5.071, 5.103, 5.252, 4.698, 7.525, -0.5055, 7.431, 0.7338, 5.068, 5.29, 5.267, -0.2774, 5.28, 5.293, 5.258, 5.296, 3.9, 7.652, 3.904, 5.15, 0.4794, 5.222, 5.228, -0.3326], "z": [1.07, 5.963, 1.232, 1.342, 2.821, 2.691, 2.591, 3.025, 2.444, 2.275, 2.246, 2.763, 6.444, 7.279, 4.762, 4.782, 4.756, 4.138, 4.166, 4.775, 1.08, 4.822, 1.841, 1.805, 1.764, 4.868, 4.869, 5.033, 4.61, 1.244, 7.024, 1.23, 6.541, 2.511, 6.173, 6.154, 7.187, 6.167, 6.18, 6.148, 6.198, 1.767, 1.064, 1.783, 4.833, 6.725, 6.111, 6.126, 4.188]}, {"hovertemplate": "color=Part/Testo Sensor/Produkte/OEM-Fühler/Kabelfühler<br>0=%{x}<br>1=%{y}<br>2=%{z}<extra></extra>", "legendgroup": "Part/Testo Sensor/Produkte/OEM-Fühler/Kabelfühler", "marker": {"color": "lightskyblue", "symbol": "circle"}, "mode": "markers", "name": "Part/Testo Sensor/Produkte/OEM-Fühler/Kabelfühler", "scene": "scene", "showlegend": true, "type": "scatter3d", "x": {"elided": "389 float values"}, "y": {"elided": "389 float values"}, "z": {"elided": "389 float values"}}, {"hovertemplate": "color=Part/Testo Sensor/Produkte/OEM-Fühler/Thermoelementfühler/MTE-Fühler<br>0=%{x}<br>1=%{y}<br>2=%{z}<extra></extra>", "legendgroup": "Part/Testo Sensor/Produkte/OEM-Fühler/Thermoelementfühler/MTE-Fühler", "marker": {"color": "brown", "symbol": "circle"}, "mode": "markers", "name": "Part/Testo Sensor/Produkte/OEM-Fühler/Thermoelementfühler/MTE-Fühler", "scene": "scene", "showlegend": true, "type": "scatter3d", "x": [4.499, 4.526, 4.548, 4.552, 4.276, 4.283, 4.334, 3.885, 3.883, 4.514, 4.437, 4.289, 4.295, 4.504, 21.64, 4.345, 4.284, 2.231, 2.246, 3.71, 3.698, 2.256, 4.293, 4.328, 4.316, 4.306, 4.331, 4.371, 4.268, 3.696, 3.66, 21.59, 2.238, 4.334, 3.774, 4.28, 4.332, 4.505, 4.464, -0.2625], "y": [12.21, 12.23, 12.26, 12.26, 10.61, 10.68, 10.53, 11.1, 11.09, 12.19, 12.13, 10.67, 10.6, 12.2, 3.667, 10.06, 10.11, 7.523, 7.528, 11.23, 11.24, 7.533, 10.1, 10.03, 10.06, 10.1, 10.05, 10.04, 10.12, 11.23, 11.27, 3.641, 7.526, 10.04, 11.15, 10.7, 10.06, 12.19, 12.19, 3.879], "z": [3.483, 3.501, 3.53, 3.535, 2.095, 2.108, 2.153, 1.823, 1.82, 3.461, 3.406, 2.102, 2.11, 3.473, 2.862, 2.149, 2.105, 1.22, 1.209, 1.667, 1.658, 1.215, 2.119, 2.176, 2.143, 2.153, 2.159, 2.198, 2.094, 1.657, 1.624, 2.795, 1.195, 2.161, 1.724, 2.093, 2.137, 3.461, 3.468, 2.19]}, {"hovertemplate": "color=Part/Testo Sensor/Produkte/OEM-Fühler/Thermoelementfühler/Nicht-MTE-Fühler<br>0=%{x}<br>1=%{y}<br>2=%{z}<extra></extra>", "legendgroup": "Part/Testo Sensor/Produkte/OEM-Fühler/Thermoelementfühler/Nicht-MTE-Fühler", "marker": {"color": "darkgreen", "symbol": "circle"}, "mode": "markers", "name": "Part/Testo Sensor/Produkte/OEM-Fühler/Thermoelementfühler/Nicht-MTE-Fühler", "scene": "scene", "showlegend": true, "type": "scatter3d", "x": [0.003918, 2.56, 3.69, 3.402, 3.354, 2.546, 2.57, 2.547, 3.414, 3.396, 3.348, 3.401, 3.478, 3.371, 3.434, 3.334, 2.514], "y": [4.22, 7.594, 11.24, 11.45, 11.5, 7.592, 7.599, 7.587, 11.42, 11.47, 11.5, 11.45, 11.37, 11.48, 11.41, 11.52, 7.598], "z": [2.259, 1.289, 1.65, 1.401, 1.354, 1.283, 1.287, 1.281, 1.399, 1.396, 1.347, 1.401, 1.478, 1.371, 1.431, 1.333, 1.256]}, {"hovertemplate": "color=Part/Testo Sensor/Produkte/OEM-Fühler/Oberflächen-/Anlegefühler<br>0=%{x}<br>1=%{y}<br>2=%{z}<extra></extra>", "legendgroup": "Part/Testo Sensor/Produkte/OEM-Fühler/Oberflächen-/Anlegefühler", "marker": {"color": "darkmagenta", "symbol": "circle"}, "mode": "markers", "name": "Part/Testo Sensor/Produkte/OEM-Fühler/Oberflächen-/Anlegefühler", "scene": "scene", "showlegend": true, "type": "scatter3d", "x": [4.437, 1.943, 2.129, 2.911, 2.952, 2.333, 2.302, 1.986, 2.025, 2.021, 2.123, 2.068, 2.935, 2.121, 1.663, 2.11, 2.31, 2.929, 2.07, 2.576, 1.193, 2.151, 2.166, 2.074, 2.207, -1.502, 2.912, 2.186, 2.555, 2.102, 0.2999, 2.233, 2.185, 2.235, 2.204, 0.3984, 2.586, 2.581, 2.243, 1.51, 1.719, 2.135, 2.26, 2.099, 0.616, 1.966, 2.012, 2.507, 2.351, 2.113, 2.222, 2.426, 2.157, -1.439, 2.06, 2.126, 2.296, 2.954, 2.283, 2.144, 2.083, 2.937, 2.186], "y": [12.13, -0.8422, -1.317, -1.342, -1.321, -0.5921, -0.6185, -1.057, -1.116, -1.085, -1.328, -0.6443, -1.318, -1.086, 3.427, -1.224, -0.6758, -1.223, -1.36, -1.269, 7.224, 5.091, -1.364, -1.481, -0.8773, 4.662, -1.347, -1.314, -1.278, -1.253, 7.537, -1.231, -1.362, -1.169, -1.134, 7.381, 1.237, 1.239, -1.317, 4.007, 3.865, -1.326, -0.9326, -1.282, 8.082, -0.8692, -0.8847, -1.28, -0.3345, 5.42, -1.03, -1.33, -1.284, 4.844, -1.372, -1.353, -0.9287, -1.286, -0.8737, -1.408, -1.485, -1.32, -1.14], "z": [3.404, -1.356, -1.5, -0.8417, -0.8426, -1.796, -1.808, -1.419, -1.407, -1.392, -1.476, -1.564, -0.8583, -1.367, -1.688, -1.429, -1.827, -0.9402, -1.408, -1.083, 1.838, 2.582, -1.712, -1.551, -1.656, 3.854, -0.8623, -1.389, -1.077, -1.412, 0.3508, -1.633, -1.758, -1.662, -1.714, 0.2761, -1.707, -1.707, -1.753, 1.544, 1.262, -1.414, -1.784, -1.304, 1.817, -1.376, -1.434, -1.1, -1.813, 2.467, -1.833, -1.191, -1.408, 3.84, -1.306, -1.739, -1.883, -0.872, -1.828, -1.687, -1.651, -0.8507, -1.409]}, {"hovertemplate": "color=Part/Testo Sensor/Produkte/OEM-Fühler/Push-In Fühler<br>0=%{x}<br>1=%{y}<br>2=%{z}<extra></extra>", "legendgroup": "Part/Testo Sensor/Produkte/OEM-Fühler/Push-In Fühler", "marker": {"color": "pink", "symbol": "circle"}, "mode": "markers", "name": "Part/Testo Sensor/Produkte/OEM-Fühler/Push-In Fühler", "scene": "scene", "showlegend": true, "type": "scatter3d", "x": [0.2678, 0.2883, -1.414, -0.1414], "y": [-0.2372, -0.3115, 4.857, 4.291], "z": [7.146, 7.206, 4.812, 3.002]}, {"hovertemplate": "color=Part/Testo Sensor/Produkte/OEM-Fühler/Wärmemengenfühler<br>0=%{x}<br>1=%{y}<br>2=%{z}<extra></extra>", "legendgroup": "Part/Testo Sensor/Produkte/OEM-Fühler/Wärmemengenfühler", "marker": {"color": "wheat", "symbol": "circle"}, "mode": "markers", "name": "Part/Testo Sensor/Produkte/OEM-Fühler/Wärmemengenfühler", "scene": "scene", "showlegend": true, "type": "scatter3d", "x": [1.454, 1.459, 1.558, 1.997, 1.443, 1.458, 1.597, 1.932, 1.477, 1.408, 1.613, 1.958, 1.47, 1.372, 1.625, 1.989, 1.994, 2.76, 1.981, 2.796, 1.995, 2.876, 1.928, 2.796], "y": [4.758, 4.746, 4.648, 4.115, 4.751, 4.77, 4.65, 4.043, 4.779, 4.736, 4.597, 4.127, 4.79, 4.821, 4.578, 4.117, 3.977, 1.954, 4.059, 1.896, 4.058, 1.843, 4.017, 1.944], "z": [2.265, 2.235, 2.083, 1.54, 2.28, 2.268, 2.088, 1.471, 2.276, 2.229, 2.023, 1.554, 2.258, 2.328, 2.008, 1.54, 1.379, -1.882, 1.477, -1.885, 1.487, -1.836, 1.523, -1.933]}, {"hovertemplate": "color=Part/Testo Sensor/Produkte/OEM-Fühler/Wandfühler<br>0=%{x}<br>1=%{y}<br>2=%{z}<extra></extra>", "legendgroup": "Part/Testo Sensor/Produkte/OEM-Fühler/Wandfühler", "marker": {"color": "plum", "symbol": "circle"}, "mode": "markers", "name": "Part/Testo Sensor/Produkte/OEM-Fühler/Wandfühler", "scene": "scene", "showlegend": true, "type": "scatter3d", "x": [21.64, 21.63, 21.63, 21.59, 21.65, 21.55, 21.67, 21.58, 21.68, 21.66, 21.64, 21.63, 21.63, 21.61, 21.58, 21.53, 21.5, 21.56, 21.6, 21.62, 21.64, 21.59, 21.62], "y": [3.898, 3.883, 3.577, 3.838, 3.845, 3.885, 3.833, 3.611, 3.914, 3.624, 3.896, 3.567, 3.883, 3.862, 3.586, 3.685, 3.749, 3.58, 3.646, 3.901, 3.869, 3.63, 3.641], "z": [1.245, 1.221, 2.844, 1.221, 1.2, 1.315, 1.209, 2.862, 1.244, 2.876, 1.125, 2.848, 1.147, 1.225, 2.856, 2.918, 1.282, 2.873, 2.88, 1.259, 1.181, 2.834, 2.813]}], "layout": {"legend": {"title": {"text": "color"}, "tracegroupgap": 0}, "margin": {"t": 60}, "scene": {"domain": {"x": [0, 1], "y": [0, 1]}, "xaxis": {"title": {"text": "0"}, "type": "log"}, "yaxis": {"title": {"text": "1"}}, "zaxis": {"title": {"text": "2"}}}}}
